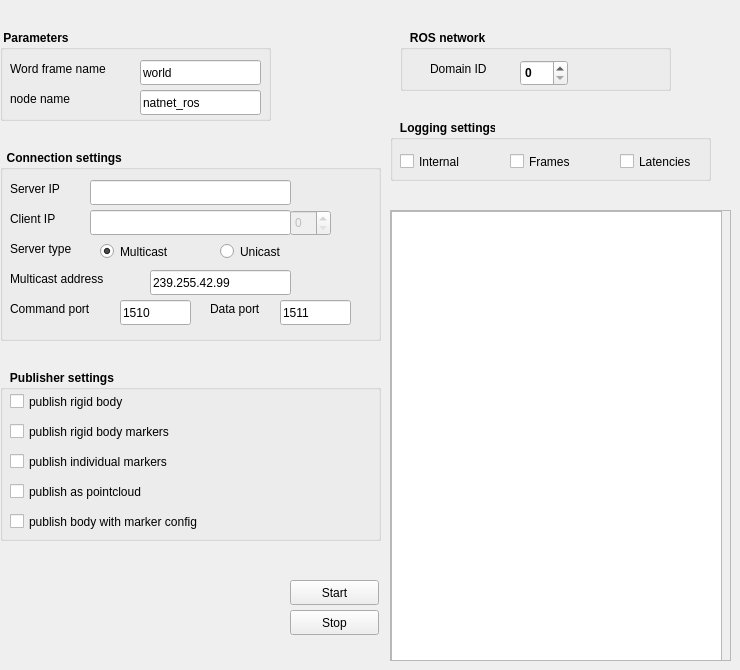
      <widget class="QWidget" name="control_tab">
       <attribute name="title">
        <string>Control</string>
       </attribute>
       <widget class="QGroupBox" name="ros_network">
        <property name="geometry">
         <rect>
          <x>400</x>
          <y>30</y>
          <width>271</width>
          <height>61</height>
         </rect>
        </property>
        <property name="font">
         <font>
          <weight>75</weight>
          <bold>true</bold>
         </font>
        </property>
        <property name="title">
         <string>   ROS network</string>
        </property>
        <widget class="QLabel" name="label_13">
         <property name="geometry">
          <rect>
           <x>30</x>
           <y>30</y>
           <width>91</width>
           <height>17</height>
          </rect>
         </property>
         <property name="font">
          <font>
           <weight>50</weight>
           <bold>false</bold>
          </font>
         </property>
         <property name="text">
          <string>Domain ID</string>
         </property>
        </widget>
        <widget class="QSpinBox" name="domain_id_spin">
         <property name="geometry">
          <rect>
           <x>120</x>
           <y>30</y>
           <width>48</width>
           <height>26</height>
          </rect>
         </property>
         <property name="maximum">
          <number>232</number>
         </property>
        </widget>
       </widget>
       <widget class="QGroupBox" name="connection_settings">
        <property name="geometry">
         <rect>
          <x>0</x>
          <y>150</y>
          <width>381</width>
          <height>191</height>
         </rect>
        </property>
        <property name="font">
         <font>
          <weight>75</weight>
          <bold>true</bold>
         </font>
        </property>
        <property name="title">
         <string>  Connection settings</string>
        </property>
        <widget class="QLabel" name="label_5">
         <property name="geometry">
          <rect>
           <x>10</x>
           <y>30</y>
           <width>71</width>
           <height>17</height>
          </rect>
         </property>
         <property name="font">
          <font>
           <weight>50</weight>
           <bold>false</bold>
          </font>
         </property>
         <property name="text">
          <string>Server IP </string>
         </property>
        </widget>
        <widget class="QLabel" name="label_6">
         <property name="geometry">
          <rect>
           <x>10</x>
           <y>60</y>
           <width>67</width>
           <height>17</height>
          </rect>
         </property>
         <property name="font">
          <font>
           <weight>50</weight>
           <bold>false</bold>
          </font>
         </property>
         <property name="text">
          <string>Client IP</string>
         </property>
        </widget>
        <widget class="QLabel" name="label_7">
         <property name="geometry">
          <rect>
           <x>10</x>
           <y>90</y>
           <width>81</width>
           <height>17</height>
          </rect>
         </property>
         <property name="font">
          <font>
           <weight>50</weight>
           <bold>false</bold>
          </font>
         </property>
         <property name="text">
          <string>Server type</string>
         </property>
        </widget>
        <widget class="QLabel" name="label_8">
         <property name="geometry">
          <rect>
           <x>10</x>
           <y>120</y>
           <width>131</width>
           <height>17</height>
          </rect>
         </property>
         <property name="font">
          <font>
           <weight>50</weight>
           <bold>false</bold>
          </font>
         </property>
         <property name="text">
          <string>Multicast address</string>
         </property>
        </widget>
        <widget class="QLabel" name="label_9">
         <property name="geometry">
          <rect>
           <x>10</x>
           <y>150</y>
           <width>111</width>
           <height>17</height>
          </rect>
         </property>
         <property name="font">
          <font>
           <weight>50</weight>
           <bold>false</bold>
          </font>
         </property>
         <property name="text">
          <string>Command port</string>
         </property>
        </widget>
        <widget class="QLabel" name="label_10">
         <property name="geometry">
          <rect>
           <x>210</x>
           <y>150</y>
           <width>71</width>
           <height>17</height>
          </rect>
         </property>
         <property name="font">
          <font>
           <weight>50</weight>
           <bold>false</bold>
          </font>
         </property>
         <property name="text">
          <string>Data port</string>
         </property>
        </widget>
        <widget class="QLineEdit" name="textServerIP">
         <property name="geometry">
          <rect>
           <x>90</x>
           <y>30</y>
           <width>201</width>
           <height>25</height>
          </rect>
         </property>
         <property name="font">
          <font>
           <weight>50</weight>
           <bold>false</bold>
          </font>
         </property>
        </widget>
        <widget class="QLineEdit" name="textClientIP">
         <property name="geometry">
          <rect>
           <x>90</x>
           <y>60</y>
           <width>201</width>
           <height>25</height>
          </rect>
         </property>
         <property name="font">
          <font>
           <weight>50</weight>
           <bold>false</bold>
          </font>
         </property>
        </widget>
        <widget class="QRadioButton" name="multicast_radio">
         <property name="geometry">
          <rect>
           <x>100</x>
           <y>90</y>
           <width>112</width>
           <height>23</height>
          </rect>
         </property>
         <property name="font">
          <font>
           <weight>50</weight>
           <bold>false</bold>
          </font>
         </property>
         <property name="text">
          <string>Multicast</string>
         </property>
         <property name="checked">
          <bool>true</bool>
         </property>
        </widget>
        <widget class="QRadioButton" name="unicast_radio">
         <property name="geometry">
          <rect>
           <x>220</x>
           <y>90</y>
           <width>112</width>
           <height>23</height>
          </rect>
         </property>
         <property name="font">
          <font>
           <weight>50</weight>
           <bold>false</bold>
          </font>
         </property>
         <property name="text">
          <string>Unicast</string>
         </property>
        </widget>
        <widget class="QLineEdit" name="textMulticastAddr">
         <property name="geometry">
          <rect>
           <x>150</x>
           <y>120</y>
           <width>141</width>
           <height>25</height>
          </rect>
         </property>
         <property name="font">
          <font>
           <weight>50</weight>
           <bold>false</bold>
          </font>
         </property>
         <property name="inputMask">
          <string/>
         </property>
         <property name="text">
          <string>239.255.42.99</string>
         </property>
         <property name="maxLength">
          <number>32767</number>
         </property>
         <property name="echoMode">
          <enum>QLineEdit::Normal</enum>
         </property>
         <property name="readOnly">
          <bool>false</bool>
         </property>
         <property name="cursorMoveStyle">
          <enum>Qt::LogicalMoveStyle</enum>
         </property>
         <property name="clearButtonEnabled">
          <bool>false</bool>
         </property>
        </widget>
        <widget class="QLineEdit" name="textCommandPort">
         <property name="geometry">
          <rect>
           <x>120</x>
           <y>150</y>
           <width>71</width>
           <height>25</height>
          </rect>
         </property>
         <property name="font">
          <font>
           <weight>50</weight>
           <bold>false</bold>
          </font>
         </property>
         <property name="text">
          <string>1510</string>
         </property>
        </widget>
        <widget class="QLineEdit" name="textDataPort">
         <property name="geometry">
          <rect>
           <x>280</x>
           <y>150</y>
           <width>71</width>
           <height>25</height>
          </rect>
         </property>
         <property name="font">
          <font>
           <weight>50</weight>
           <bold>false</bold>
          </font>
         </property>
         <property name="text">
          <string>1511</string>
         </property>
        </widget>
        <widget class="QSpinBox" name="client_ip_spin">
         <property name="enabled">
          <bool>false</bool>
         </property>
         <property name="geometry">
          <rect>
           <x>290</x>
           <y>60</y>
           <width>41</width>
           <height>26</height>
          </rect>
         </property>
         <property name="font">
          <font>
           <weight>50</weight>
           <bold>false</bold>
          </font>
         </property>
         <property name="readOnly">
          <bool>false</bool>
         </property>
         <property name="minimum">
          <number>0</number>
         </property>
        </widget>
       </widget>
       <widget class="QGroupBox" name="publisher_setting">
        <property name="geometry">
         <rect>
          <x>0</x>
          <y>370</y>
          <width>381</width>
          <height>171</height>
         </rect>
        </property>
        <property name="font">
         <font>
          <weight>75</weight>
          <bold>true</bold>
         </font>
        </property>
        <property name="title">
         <string>   Publisher settings</string>
        </property>
        <widget class="QCheckBox" name="pub_rb">
         <property name="geometry">
          <rect>
           <x>10</x>
           <y>20</y>
           <width>351</width>
           <height>23</height>
          </rect>
         </property>
         <property name="font">
          <font>
           <weight>50</weight>
           <bold>false</bold>
          </font>
         </property>
         <property name="text">
          <string>publish rigid body</string>
         </property>
        </widget>
        <widget class="QCheckBox" name="pub_rbm">
         <property name="geometry">
          <rect>
           <x>10</x>
           <y>50</y>
           <width>351</width>
           <height>23</height>
          </rect>
         </property>
         <property name="font">
          <font>
           <weight>50</weight>
           <bold>false</bold>
          </font>
         </property>
         <property name="text">
          <string>publish rigid body markers</string>
         </property>
        </widget>
        <widget class="QCheckBox" name="pub_im">
         <property name="geometry">
          <rect>
           <x>10</x>
           <y>80</y>
           <width>351</width>
           <height>23</height>
          </rect>
         </property>
         <property name="font">
          <font>
           <weight>50</weight>
           <bold>false</bold>
          </font>
         </property>
         <property name="text">
          <string>publish individual markers</string>
         </property>
        </widget>
        <widget class="QCheckBox" name="pub_pc">
         <property name="geometry">
          <rect>
           <x>10</x>
           <y>110</y>
           <width>351</width>
           <height>23</height>
          </rect>
         </property>
         <property name="font">
          <font>
           <weight>50</weight>
           <bold>false</bold>
          </font>
         </property>
         <property name="text">
          <string>publish as pointcloud</string>
         </property>
        </widget>
        <widget class="QCheckBox" name="pub_rbwmc">
         <property name="geometry">
          <rect>
           <x>10</x>
           <y>140</y>
           <width>351</width>
           <height>23</height>
          </rect>
         </property>
         <property name="font">
          <font>
           <weight>50</weight>
           <bold>false</bold>
          </font>
         </property>
         <property name="text">
          <string>publish body with marker config</string>
         </property>
        </widget>
       </widget>
       <widget class="QGroupBox" name="logging_settings">
        <property name="geometry">
         <rect>
          <x>390</x>
          <y>120</y>
          <width>321</width>
          <height>61</height>
         </rect>
        </property>
        <property name="font">
         <font>
          <weight>75</weight>
          <bold>true</bold>
         </font>
        </property>
        <property name="title">
         <string>   Logging settings</string>
        </property>
        <widget class="QCheckBox" name="log_internal">
         <property name="geometry">
          <rect>
           <x>10</x>
           <y>30</y>
           <width>92</width>
           <height>23</height>
          </rect>
         </property>
         <property name="font">
          <font>
           <weight>50</weight>
           <bold>false</bold>
          </font>
         </property>
         <property name="text">
          <string>Internal</string>
         </property>
        </widget>
        <widget class="QCheckBox" name="log_frames">
         <property name="geometry">
          <rect>
           <x>120</x>
           <y>30</y>
           <width>92</width>
           <height>23</height>
          </rect>
         </property>
         <property name="font">
          <font>
           <weight>50</weight>
           <bold>false</bold>
          </font>
         </property>
         <property name="text">
          <string>Frames</string>
         </property>
        </widget>
        <widget class="QCheckBox" name="log_latencies">
         <property name="geometry">
          <rect>
           <x>230</x>
           <y>30</y>
           <width>92</width>
           <height>23</height>
          </rect>
         </property>
         <property name="font">
          <font>
           <weight>50</weight>
           <bold>false</bold>
          </font>
         </property>
         <property name="text">
          <string>Latencies</string>
         </property>
        </widget>
       </widget>
       <widget class="QPushButton" name="start_node">
        <property name="geometry">
         <rect>
          <x>290</x>
          <y>580</y>
          <width>89</width>
          <height>25</height>
         </rect>
        </property>
        <property name="text">
         <string>Start</string>
        </property>
       </widget>
       <widget class="QScrollArea" name="outputBox_scroll">
        <property name="geometry">
         <rect>
          <x>390</x>
          <y>210</y>
          <width>341</width>
          <height>451</height>
         </rect>
        </property>
        <property name="widgetResizable">
         <bool>true</bool>
        </property>
        <widget class="QWidget" name="scrollAreaWidgetContents_2">
         <property name="geometry">
          <rect>
           <x>0</x>
           <y>0</y>
           <width>339</width>
           <height>449</height>
          </rect>
         </property>
         <widget class="QTextEdit" name="outputBox">
          <property name="geometry">
           <rect>
            <x>0</x>
            <y>0</y>
            <width>331</width>
            <height>451</height>
           </rect>
          </property>
          <property name="readOnly">
           <bool>true</bool>
          </property>
         </widget>
        </widget>
       </widget>
       <widget class="QGroupBox" name="parameters">
        <property name="geometry">
         <rect>
          <x>0</x>
          <y>30</y>
          <width>271</width>
          <height>91</height>
         </rect>
        </property>
        <property name="font">
         <font>
          <weight>75</weight>
          <bold>true</bold>
         </font>
        </property>
        <property name="title">
         <string> Parameters</string>
        </property>
        <widget class="QLabel" name="label_11">
         <property name="geometry">
          <rect>
           <x>10</x>
           <y>30</y>
           <width>131</width>
           <height>17</height>
          </rect>
         </property>
         <property name="font">
          <font>
           <weight>50</weight>
           <bold>false</bold>
          </font>
         </property>
         <property name="text">
          <string>Word frame name</string>
         </property>
        </widget>
        <widget class="QLineEdit" name="textFrameName">
         <property name="geometry">
          <rect>
           <x>140</x>
           <y>30</y>
           <width>121</width>
           <height>25</height>
          </rect>
         </property>
         <property name="font">
          <font>
           <weight>50</weight>
           <bold>false</bold>
          </font>
         </property>
         <property name="text">
          <string notr="true">world</string>
         </property>
        </widget>
        <widget class="QLabel" name="label_12">
         <property name="geometry">
          <rect>
           <x>10</x>
           <y>60</y>
           <width>131</width>
           <height>17</height>
          </rect>
         </property>
         <property name="font">
          <font>
           <weight>50</weight>
           <bold>false</bold>
          </font>
         </property>
         <property name="text">
          <string>node name</string>
         </property>
        </widget>
        <widget class="QLineEdit" name="textNodeName">
         <property name="geometry">
          <rect>
           <x>140</x>
           <y>60</y>
           <width>121</width>
           <height>25</height>
          </rect>
         </property>
         <property name="font">
          <font>
           <weight>50</weight>
           <bold>false</bold>
          </font>
         </property>
         <property name="text">
          <string notr="true">natnet_ros</string>
         </property>
        </widget>
       </widget>
       <widget class="QPushButton" name="stop_node">
        <property name="geometry">
         <rect>
          <x>290</x>
          <y>610</y>
          <width>89</width>
          <height>25</height>
         </rect>
        </property>
        <property name="text">
         <string>Stop</string>
        </property>
       </widget>
      </widget>
